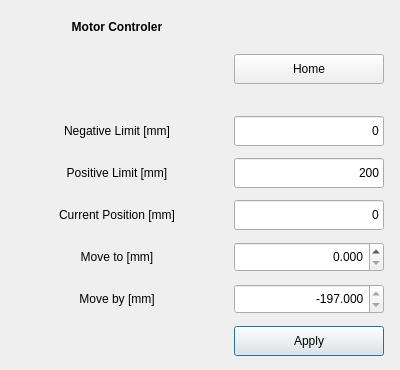
<?xml version="1.0" encoding="UTF-8"?>
<ui version="4.0">
 <class>Dialog</class>
 <widget class="QDialog" name="Dialog">
  <property name="geometry">
   <rect>
    <x>0</x>
    <y>0</y>
    <width>400</width>
    <height>370</height>
   </rect>
  </property>
  <property name="sizePolicy">
   <sizepolicy hsizetype="Preferred" vsizetype="Preferred">
    <horstretch>0</horstretch>
    <verstretch>0</verstretch>
   </sizepolicy>
  </property>
  <property name="minimumSize">
   <size>
    <width>400</width>
    <height>370</height>
   </size>
  </property>
  <property name="maximumSize">
   <size>
    <width>400</width>
    <height>370</height>
   </size>
  </property>
  <property name="windowTitle">
   <string>Dialog</string>
  </property>
  <widget class="QWidget" name="gridLayoutWidget">
   <property name="geometry">
    <rect>
     <x>0</x>
     <y>0</y>
     <width>401</width>
     <height>371</height>
    </rect>
   </property>
   <layout class="QGridLayout" name="gridLayout">
    <property name="leftMargin">
     <number>5</number>
    </property>
    <property name="topMargin">
     <number>5</number>
    </property>
    <property name="rightMargin">
     <number>5</number>
    </property>
    <property name="bottomMargin">
     <number>5</number>
    </property>
    <property name="spacing">
     <number>5</number>
    </property>
    <item row="1" column="1">
     <widget class="QPushButton" name="Motor_Home_pushButton">
      <property name="minimumSize">
       <size>
        <width>150</width>
        <height>30</height>
       </size>
      </property>
      <property name="maximumSize">
       <size>
        <width>150</width>
        <height>30</height>
       </size>
      </property>
      <property name="text">
       <string>Home</string>
      </property>
      <property name="autoDefault">
       <bool>false</bool>
      </property>
     </widget>
    </item>
    <item row="5" column="0">
     <widget class="QLabel" name="motor_current_label">
      <property name="sizePolicy">
       <sizepolicy hsizetype="Preferred" vsizetype="Preferred">
        <horstretch>0</horstretch>
        <verstretch>0</verstretch>
       </sizepolicy>
      </property>
      <property name="minimumSize">
       <size>
        <width>200</width>
        <height>30</height>
       </size>
      </property>
      <property name="maximumSize">
       <size>
        <width>200</width>
        <height>30</height>
       </size>
      </property>
      <property name="text">
       <string>Current Position [mm]</string>
      </property>
      <property name="alignment">
       <set>Qt::AlignCenter</set>
      </property>
     </widget>
    </item>
    <item row="0" column="0">
     <widget class="QLabel" name="motor_title_label">
      <property name="minimumSize">
       <size>
        <width>200</width>
        <height>30</height>
       </size>
      </property>
      <property name="maximumSize">
       <size>
        <width>200</width>
        <height>30</height>
       </size>
      </property>
      <property name="font">
       <font>
        <weight>75</weight>
        <bold>true</bold>
       </font>
      </property>
      <property name="text">
       <string>Motor Controler</string>
      </property>
      <property name="alignment">
       <set>Qt::AlignCenter</set>
      </property>
     </widget>
    </item>
    <item row="3" column="0">
     <widget class="QLabel" name="motor_axis_label">
      <property name="sizePolicy">
       <sizepolicy hsizetype="Preferred" vsizetype="Preferred">
        <horstretch>0</horstretch>
        <verstretch>0</verstretch>
       </sizepolicy>
      </property>
      <property name="minimumSize">
       <size>
        <width>200</width>
        <height>30</height>
       </size>
      </property>
      <property name="maximumSize">
       <size>
        <width>200</width>
        <height>30</height>
       </size>
      </property>
      <property name="text">
       <string>Negative Limit [mm]</string>
      </property>
      <property name="alignment">
       <set>Qt::AlignCenter</set>
      </property>
     </widget>
    </item>
    <item row="7" column="0">
     <widget class="QLabel" name="motor_moveTo_label">
      <property name="sizePolicy">
       <sizepolicy hsizetype="Preferred" vsizetype="Preferred">
        <horstretch>0</horstretch>
        <verstretch>0</verstretch>
       </sizepolicy>
      </property>
      <property name="minimumSize">
       <size>
        <width>200</width>
        <height>30</height>
       </size>
      </property>
      <property name="maximumSize">
       <size>
        <width>200</width>
        <height>30</height>
       </size>
      </property>
      <property name="text">
       <string>Move to [mm]</string>
      </property>
      <property name="alignment">
       <set>Qt::AlignCenter</set>
      </property>
     </widget>
    </item>
    <item row="8" column="0">
     <widget class="QLabel" name="motor_moveBy_label">
      <property name="sizePolicy">
       <sizepolicy hsizetype="Preferred" vsizetype="Preferred">
        <horstretch>0</horstretch>
        <verstretch>0</verstretch>
       </sizepolicy>
      </property>
      <property name="minimumSize">
       <size>
        <width>200</width>
        <height>30</height>
       </size>
      </property>
      <property name="maximumSize">
       <size>
        <width>200</width>
        <height>30</height>
       </size>
      </property>
      <property name="text">
       <string>Move by [mm]</string>
      </property>
      <property name="alignment">
       <set>Qt::AlignCenter</set>
      </property>
     </widget>
    </item>
    <item row="2" column="1">
     <spacer name="motor_upper_verticalSpacer">
      <property name="orientation">
       <enum>Qt::Vertical</enum>
      </property>
      <property name="sizeType">
       <enum>QSizePolicy::Fixed</enum>
      </property>
      <property name="sizeHint" stdset="0">
       <size>
        <width>20</width>
        <height>20</height>
       </size>
      </property>
     </spacer>
    </item>
    <item row="8" column="1">
     <widget class="QDoubleSpinBox" name="Motor_MoveBy_doubleSpinBox">
      <property name="minimumSize">
       <size>
        <width>150</width>
        <height>30</height>
       </size>
      </property>
      <property name="maximumSize">
       <size>
        <width>150</width>
        <height>30</height>
       </size>
      </property>
      <property name="alignment">
       <set>Qt::AlignRight|Qt::AlignTrailing|Qt::AlignVCenter</set>
      </property>
      <property name="decimals">
       <number>3</number>
      </property>
      <property name="minimum">
       <double>-197.000000000000000</double>
      </property>
      <property name="maximum">
       <double>-197.000000000000000</double>
      </property>
      <property name="singleStep">
       <double>0.025000000000000</double>
      </property>
      <property name="value">
       <double>-197.000000000000000</double>
      </property>
     </widget>
    </item>
    <item row="9" column="1">
     <widget class="QPushButton" name="Motor_Apply_pushButton">
      <property name="minimumSize">
       <size>
        <width>150</width>
        <height>30</height>
       </size>
      </property>
      <property name="maximumSize">
       <size>
        <width>150</width>
        <height>30</height>
       </size>
      </property>
      <property name="text">
       <string>Apply</string>
      </property>
      <property name="autoDefault">
       <bool>true</bool>
      </property>
     </widget>
    </item>
    <item row="7" column="1">
     <widget class="QDoubleSpinBox" name="Motor_MoveTo_doubleSpinBox">
      <property name="minimumSize">
       <size>
        <width>150</width>
        <height>30</height>
       </size>
      </property>
      <property name="maximumSize">
       <size>
        <width>150</width>
        <height>30</height>
       </size>
      </property>
      <property name="alignment">
       <set>Qt::AlignRight|Qt::AlignTrailing|Qt::AlignVCenter</set>
      </property>
      <property name="decimals">
       <number>3</number>
      </property>
      <property name="maximum">
       <double>197.000000000000000</double>
      </property>
      <property name="singleStep">
       <double>0.025000000000000</double>
      </property>
      <property name="value">
       <double>0.000000000000000</double>
      </property>
     </widget>
    </item>
    <item row="5" column="1">
     <widget class="QLineEdit" name="Motor_Position_lineEdit">
      <property name="enabled">
       <bool>true</bool>
      </property>
      <property name="minimumSize">
       <size>
        <width>150</width>
        <height>30</height>
       </size>
      </property>
      <property name="maximumSize">
       <size>
        <width>150</width>
        <height>30</height>
       </size>
      </property>
      <property name="text">
       <string>0</string>
      </property>
      <property name="alignment">
       <set>Qt::AlignRight|Qt::AlignTrailing|Qt::AlignVCenter</set>
      </property>
      <property name="readOnly">
       <bool>true</bool>
      </property>
     </widget>
    </item>
    <item row="4" column="0">
     <widget class="QLabel" name="label">
      <property name="minimumSize">
       <size>
        <width>200</width>
        <height>30</height>
       </size>
      </property>
      <property name="maximumSize">
       <size>
        <width>200</width>
        <height>30</height>
       </size>
      </property>
      <property name="text">
       <string>Positive Limit [mm]</string>
      </property>
      <property name="alignment">
       <set>Qt::AlignCenter</set>
      </property>
     </widget>
    </item>
    <item row="4" column="1">
     <widget class="QLineEdit" name="Motor_Limit_Positive_lineEdit">
      <property name="enabled">
       <bool>true</bool>
      </property>
      <property name="minimumSize">
       <size>
        <width>150</width>
        <height>30</height>
       </size>
      </property>
      <property name="maximumSize">
       <size>
        <width>150</width>
        <height>30</height>
       </size>
      </property>
      <property name="text">
       <string>200</string>
      </property>
      <property name="alignment">
       <set>Qt::AlignRight|Qt::AlignTrailing|Qt::AlignVCenter</set>
      </property>
      <property name="readOnly">
       <bool>true</bool>
      </property>
     </widget>
    </item>
    <item row="3" column="1">
     <widget class="QLineEdit" name="Motor_Limit_Negative_lineEdit">
      <property name="minimumSize">
       <size>
        <width>150</width>
        <height>30</height>
       </size>
      </property>
      <property name="maximumSize">
       <size>
        <width>150</width>
        <height>30</height>
       </size>
      </property>
      <property name="text">
       <string>0</string>
      </property>
      <property name="alignment">
       <set>Qt::AlignRight|Qt::AlignTrailing|Qt::AlignVCenter</set>
      </property>
      <property name="readOnly">
       <bool>true</bool>
      </property>
     </widget>
    </item>
   </layout>
  </widget>
 </widget>
 <resources/>
 <connections/>
</ui>
